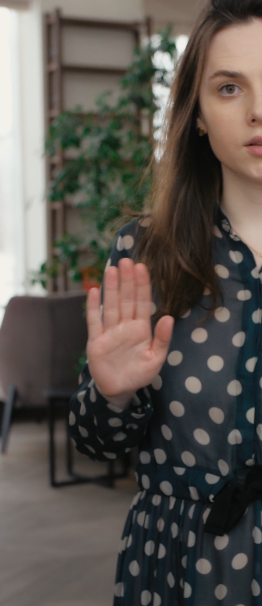
#> input picture gesture_image.png, 262 x 606 px
$ jupyter execute --allow-errors assignment_notebook.ipynb   (text cells are left out)
#> lines starting #> are read from the running program, lines starting #| are printed output that depends on the picture; pictures that were not available may be replaced by others from this repository, and a replacement may not be noted
[cell 1]
import cv2
import mediapipe as mp
import numpy as np

def extract_landmarks_from_frame(frame):
    mp_pose = mp.solutions.pose
    pose = mp_pose.Pose(static_image_mode=False, min_detection_confidence=0.5, min_tracking_confidence=0.5)

    frame_rgb = cv2.cvtColor(frame, cv2.COLOR_BGR2RGB)
    results = pose.process(frame_rgb)

    landmarks = []
    if results.pose_landmarks:
        for idx, lmk in enumerate(results.pose_landmarks.landmark):
            # Increase weightage for hands and legs
            if idx in [15, 17, 19, 21, 13, 16, 18, 20, 22, 14]:
                landmarks.append([5*lmk.x, 5*lmk.y, lmk.z])
            else:
                landmarks.append([lmk.x, lmk.y, lmk.z])
    else:
        print("No pose landmarks detected in the frame.")
    landmarks = np.array(landmarks).flatten()

    return np.array(landmarks)

# [18 lines left out: functions resize_frame, compare_landmarks, not called in this run]

[cell 2]
gesture_image_path = "gesture_image.png"
gesture_frame = cv2.imread(gesture_image_path)
#> gesture_frame is the input picture: shape (606, 262, 3); mean B, G, R 79.9, 85.7, 91.5
#> (the rest of this cell did not finish here and is left out)

[cell 3]
import cv2
import numpy as np

# [39 lines left out: functions detect_gesture, annotate_frame, compute_cosine_similarity, not called in this run]

# Read the test video
test_video = cv2.VideoCapture('test_video2.mp4')

# Read the gesture image
gesture_template = cv2.imread('skipping_gesture_image.jpg', cv2.IMREAD_GRAYSCALE)

# Get the dimensions of the test video frames
frame_width = int(test_video.get(cv2.CAP_PROP_FRAME_WIDTH))
frame_height = int(test_video.get(cv2.CAP_PROP_FRAME_HEIGHT))

# Resize the gesture template image to match the dimensions of the video frames
#> (the rest of this cell did not finish here and is left out)

[cell 4]
import cv2
import numpy as np

# [19 lines left out: functions detect_gesture, annotate_frame, not called in this run]

def compute_cosine_similarity(frame, gesture_template):
    # Flatten the vectors
    vector1 = frame.flatten()
    vector2 = gesture_template.flatten()

    # Compute dot product
    dot_product = np.dot(vector1, vector2)

    # Compute magnitudes of the vectors
    magnitude1 = np.linalg.norm(vector1)
    magnitude2 = np.linalg.norm(vector2)

    # Compute cosine similarity
    cosine_similarity = dot_product / (magnitude1 * magnitude2)

    return cosine_similarity

# Open test video
test_video = cv2.VideoCapture('test_video.mp4')

# Open gesture video
gesture_video = cv2.VideoCapture('test_video copy.mp4')

# Read the first frame of the gesture video and use it as a template
ret, gesture_frame = gesture_video.read()
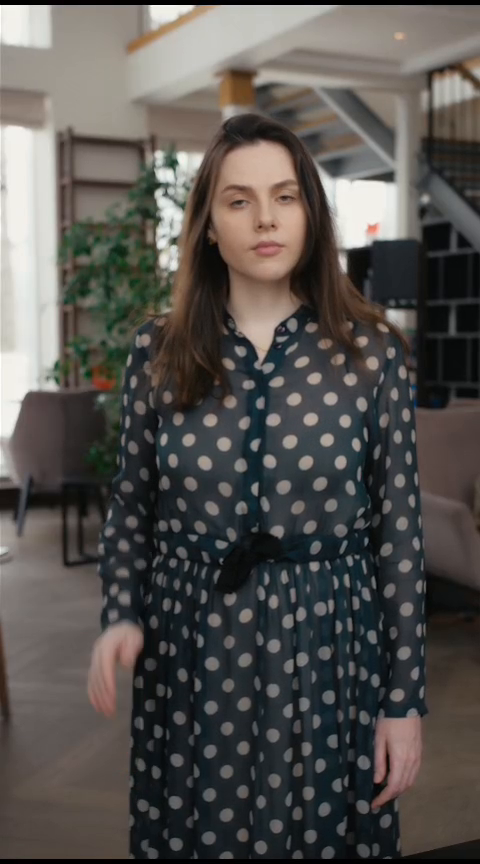
#> input picture frame 8 of test_video_waving.mp4, 480 x 864 px, given in place of test_video copy.mp4, which was not available
#> gesture_frame is the input picture: shape (864, 480, 3); mean B, G, R 79.4, 82.7, 86.1
if not ret:
    print("Error: Could not read gesture video.")
    exit()

gesture_template = cv2.cvtColor(gesture_frame, cv2.COLOR_BGR2GRAY)
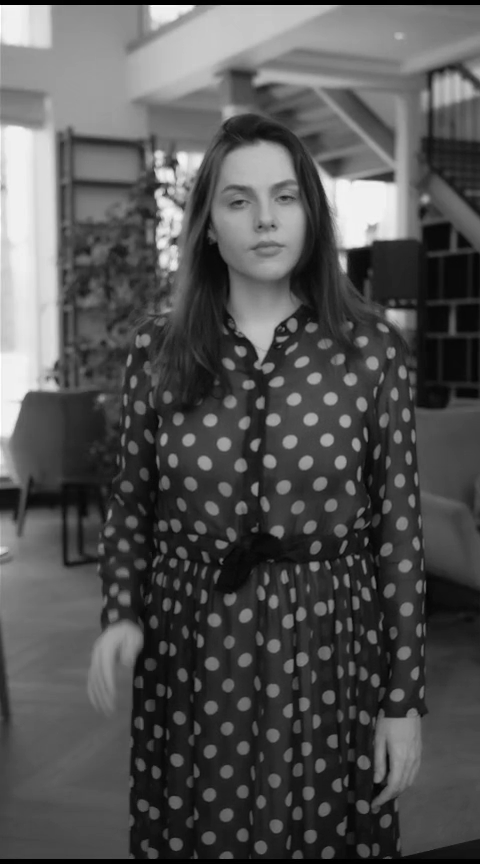
#> gesture_template: shape (864, 480); min 0, max 255, mean 83.4
input_frame_rate = test_video.get(cv2.CAP_PROP_FPS)

# Define the codec and create VideoWriter object
fourcc = cv2.VideoWriter_fourcc(*'mp4v')
output_video = cv2.VideoWriter('output_video.mp4', fourcc, 10.0, (int(test_video.get(3)), int(test_video.get(4))))

while True:
    ret, frame = test_video.read()
    if not ret:
        break

    # Compare each frame of test video with each frame of gesture video
    while True:
        ret_gesture, gesture_frame = gesture_video.read()
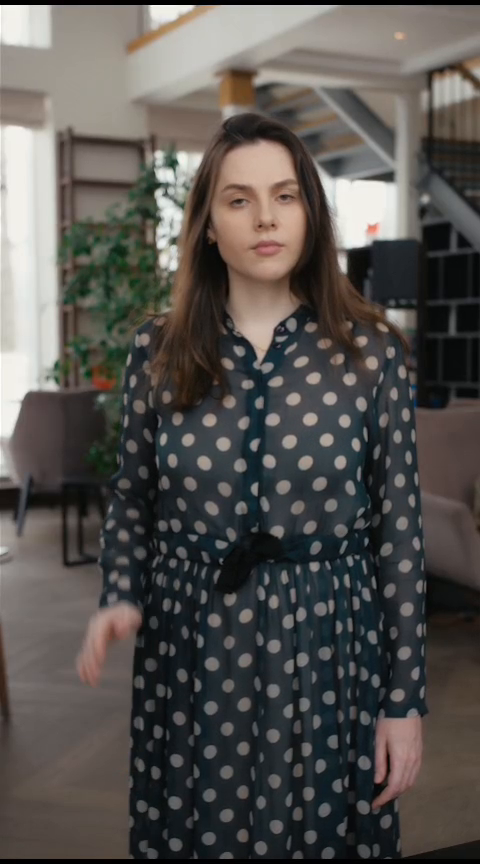
#> input picture frame 9 of test_video_waving.mp4, 480 x 864 px, given in place of test_video copy.mp4, which was not available
#> gesture_frame is the input picture: shape (864, 480, 3); mean B, G, R 79.4, 82.7, 86.1
        if not ret_gesture:
            gesture_video.set(cv2.CAP_PROP_POS_FRAMES, 0)  # Reset gesture video to beginning
            break

        gray_frame = cv2.cvtColor(frame, cv2.COLOR_BGR2GRAY)
        gesture_template = cv2.cvtColor(gesture_frame, cv2.COLOR_BGR2GRAY)
        similarity = compute_cosine_similarity(gray_frame, gesture_template)
#> in compute_cosine_similarity, `dot_product = np.dot(vector1, vector2)`: dot_product = 245
#> in compute_cosine_similarity, `magnitude1 = np.linalg.norm(vector1)`: magnitude1 = 65181.5
#> in compute_cosine_similarity, `magnitude2 = np.linalg.norm(vector2)`: magnitude2 = 65142.4
#> in compute_cosine_similarity, `cosine_similarity = dot_product / (magnitude1 * magnitude2)`: cosine_similarity = 5.77e-08
#> similarity = 5.77e-08

        threshold = 0.5  # Adjust threshold as needed
        if similarity > threshold:
            frame = annotate_frame(frame)
            break  # If gesture detected, no need to compare with remaining frames of gesture video

    # Write the annotated frame to the output video
    output_video.write(frame)

    if cv2.waitKey(1) & 0xFF == ord('q'):
        break

# Release everything when done
test_video.release()
output_video.release()
cv2.destroyAllWindows()

# Display the output video
output_video = cv2.VideoCapture('output_video.mp4')
while output_video.isOpened():
    ret, frame = output_video.read()
    if not ret:
        break
    cv2.imshow('Output Video', frame)
    if cv2.waitKey(25) & 0xFF == ord('q'):
        break
output_video.release()
cv2.destroyAllWindows()
